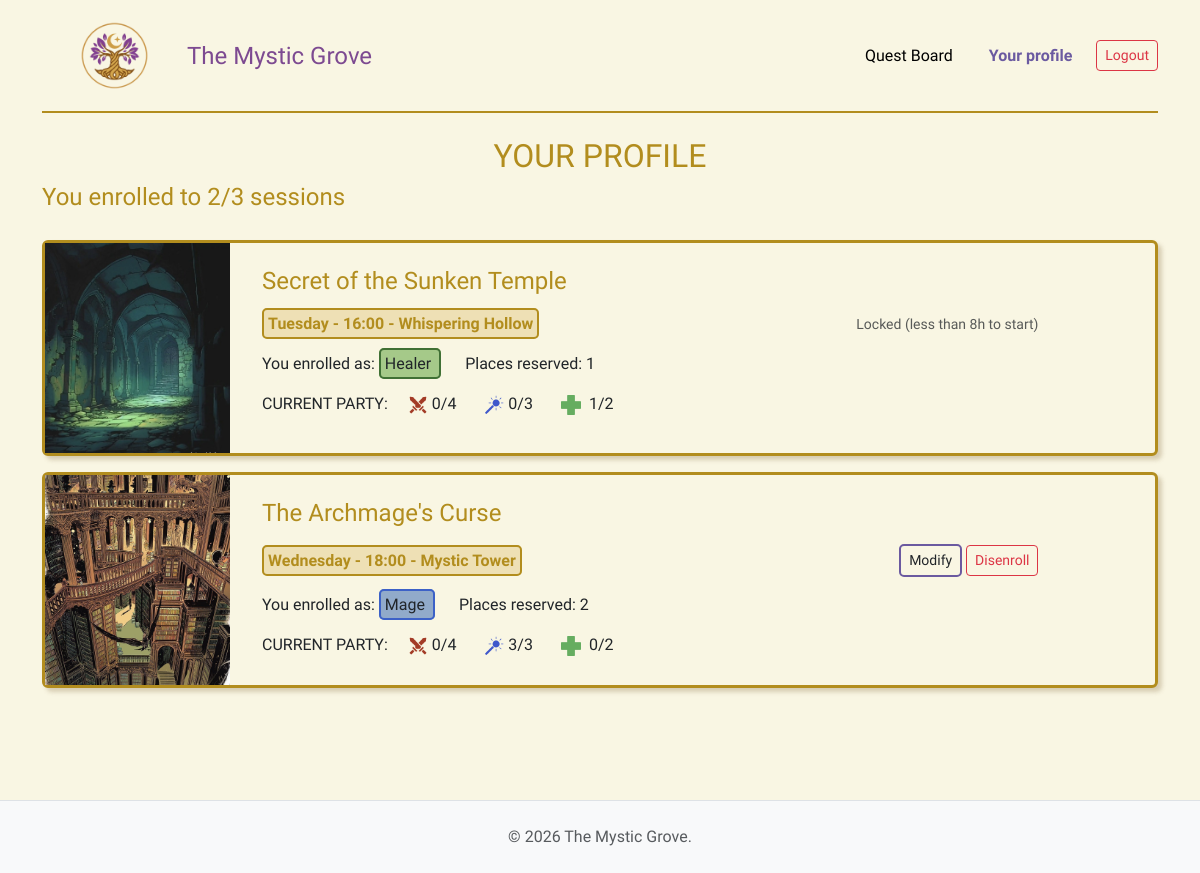
Page /profile_user (signed in) on the committed database.
### tables this page shows
CREATE TABLE "enrollments" (
	"id"	INTEGER NOT NULL,
	"user_id"	INTEGER NOT NULL,
	"session_id"	INTEGER NOT NULL,
	"class"	TEXT NOT NULL,
	"places"	INTEGER,
	PRIMARY KEY("id" AUTOINCREMENT),
	FOREIGN KEY("session_id") REFERENCES "quest_sessions"("id"),
	FOREIGN KEY("user_id") REFERENCES "users"("id")
);

CREATE TABLE "quests" (
	"id"	INTEGER NOT NULL,
	"title"	TEXT NOT NULL,
	"duration_min"	INTEGER NOT NULL,
	"quest_type"	TEXT NOT NULL,
	"difficulty"	TEXT NOT NULL,
	"description"	TEXT NOT NULL,
	"quest_img"	TEXT NOT NULL,
	PRIMARY KEY("id" AUTOINCREMENT)
);

CREATE TABLE "quest_sessions" (
	"id"	INTEGER NOT NULL,
	"quest_id"	INTEGER NOT NULL,
	"day"	TEXT NOT NULL,
	"start_time"	TEXT NOT NULL,
	"location"	TEXT NOT NULL,
	PRIMARY KEY("id" AUTOINCREMENT),
	FOREIGN KEY("quest_id") REFERENCES "quests"("id")
);

### app.py (the view)
@app.route("/profile_user")
@login_required
def profile_user():
    if current_user.role != 'adventurer':
        flash("You are not allowed to perform this action.", "danger")
        return redirect(url_for('home'))
    db_enrollments = enrollments_dao.get_enrollments_by_user(current_user.id)
    current_minutes = day_time_to_minutes(SIMULATED_CURRENT_TIME['day'], SIMULATED_CURRENT_TIME['time'])
    enrollments_list = []
    for e in db_enrollments:
        e_dict = dict(e)
        taken = enrollments_dao.get_places_taken(e['session_id'])
        e_dict['taken_places'] = {
            'warrior': taken['warrior'],
            'mage':  taken['mage'],
            'healer':  taken['healer']
        }
        session_minutes = day_time_to_minutes(e['day'], e['start_time'])
        time_diff = session_minutes - current_minutes
        e_dict['can_be_modified'] = (time_diff > 480)
        enrollments_list.append(e_dict)
    enrolled_count = len(enrollments_list)
    return render_template("profile_user.html", enrollments=enrollments_list, enrolled_count=enrolled_count)

### app.py (called while the page is built)
def day_time_to_minutes(day, time):
    day_index = DAY_TO_INDEX[day]
    parts = time.split(":")
    hours = int(parts[0])
    minutes = int(parts[1])
    return day_index * 24 * 60 + hours *60 + minutes

@login_manager.user_loader
def load_user(user_id):
    db_user = users_dao.get_user_by_id(user_id)
    if db_user is not None:
        user = User(
            id=db_user["id"],
            username=db_user["username"],
            email=db_user["email"],
            password=db_user["password"],
            role=db_user["role"],
        )
    else:
        user = None
    return user

### enrollments_dao.py (called while the page is built)
def get_places_taken(p_session_id):
    query = """
        SELECT class, SUM(places) as places
        FROM enrollments
        WHERE session_id = ?
        GROUP BY class
    """
    conn = sqlite3.connect(DB_PATH)
    conn.row_factory = sqlite3.Row
    cursor = conn.cursor()
    cursor.execute(query, (p_session_id,))
    rows = cursor.fetchall()
    cursor.close()
    conn.close()
    places = {"warrior": 0, "mage": 0, "healer": 0}
    for r in rows:
        places[r["class"]] = r["places"]
    return places

### users_dao.py (called while the page is built)
def get_user_by_id(p_id):
    query = "SELECT * FROM users WHERE id = ?"
    conn = sqlite3.connect(DB_PATH)
    conn.row_factory = sqlite3.Row
    cursor = conn.cursor()
    cursor.execute(query, (p_id,))
    db_user = cursor.fetchone()
    conn.commit()
    cursor.close()
    conn.close()
    return db_user

### templates/profile_user.html (shortened to what this page needs)
{% extends "base.html" %}
{% block content %}
<header class="col-12">
    <h2 class="text-center gold">YOUR PROFILE</h2>
    <h4 class="mb-1 gold">You enrolled to {{enrolled_count}}/3 sessions</h4>
</header>
<div class="enrollments-container">
    {% for enrollment in enrollments %}
    <div class="col-12 card quest-card mb-3 col-md-12">
        <div class="row g-0">
            <div class="col-md-2">
                <img src="{{ url_for('static', filename=enrollment.quest_img) }}"
                    alt="{{ enrollment.title }}"
                    class="quest-profile-img">
            </div>
            <div class="col-md-9 ps-2">
                <div class="card-body p-4">
                    <h4 class="mb-3 gold">
                        <a href="{{ url_for('quest_session', session_id=enrollment.session_id) }}" class="text-decoration-none hover-underline gold">
                            {{ enrollment.title }}
                        </a>
                   </h4>
                        <div class="row align-items-center mb-3">
                            <div class="col-md-8">
                                <span
                                    class=" badge-gold p-1 fw-semibold me-4 ">{{
                                    enrollment.day | capitalize }} - {{
                                    enrollment.start_time }} - {{
                                    enrollment.location }} </span>
                            </div>
                            <div class="col-md-4 text-end">
                                {% if enrollment.can_be_modified %}
                                <button type="button" class="btn btn-sm btn-purple toggle-edit-btn" data-session-id="{{ enrollment.session_id }}">Modify</button>
                                <form
                                    action="{{ url_for('delete_enrollment', session_id=enrollment.session_id, id = enrollment.id) }}"
                                    method="post" class="d-inline">
                                    <button type="submit"
                                        class="btn btn-sm btn-outline-danger">Disenroll</button>
                                </form>
                                {% else %}
                                    <small class="text-muted">Locked (less than 8h to start)</small>
                                {% endif %}
                            </div>
                        </div>
                        <div class="mb-3">
                            <span> You enrolled as: </span>
                            <span class="p-1 me-4 badge-{{enrollment.class}}">{{
                                enrollment.class | capitalize }}
                            </span>
                            <span> Places reserved: {{enrollment.places}}</span>
                        </div>
                        <div>
                            <span class="  me-3"> CURRENT PARTY: </span>
                            <span class=" me-4">
                                <img
                                    src="{{ url_for('static', filename='images/warrior_icon.png') }}"
                                    alt="Warrior" class="class-icon-small">
                                {{enrollment.taken_places.warrior }}/4</span>
                            <span class="  me-4"> <img
                                    src="{{ url_for('static', filename='images/mage_icon.png') }}"
                                    alt="Mage" class="class-icon-small">
                                {{
                                enrollment.taken_places.mage }}/3</span>
                            <span class="  "><img
                                    src="{{ url_for('static', filename='images/healer_icon.png') }}"
                                    alt="Healer"
                                    class="class-icon-small pe-2">{{
                                enrollment.taken_places.healer }}/2</span>
                        </div>
                </div>
            </div>
        </div>
    </div>
    {% endfor %}
</div>
{% endblock %}

### static/css/styles.css (style rules this page uses)
body { font-family: "Philosopher", serif; font-weight: 400; background-color: #f9f6e3; color: #251e3a; }
h1, h2, h3, h4, h5, .navbar-guild-title { font-family: "Rye", serif; font-weight: 400; font-style: normal; }
.gold { color: #b28d1e; }
.quest-card { border: 3px solid #b28d1e !important; background-color: #f9f6e3 !important; box-shadow: 4px 4px 4px rgba(139, 111, 71, 0.3) !important; }
.btn-details, .btn-purple { border: 2px solid #6b5aa0 !important; border-radius: 5px; }
.badge-gold { border: 2.5px solid #b28d1e; background-color: #eee0b5 ; color: #b28d1e ; border-radius: 5px; }
.badge-mage { background-color: #91aaca ; border: 2.5px solid #3c61c7; border-radius: 5px; }
.badge-healer { background-color: #a5c989 ; border: 2.5px solid #407035; border-radius: 5px; }
.quest-profile-img { width: 100%; height: 210px; object-fit: cover; }
.class-icon-small { height: 20px; }

### rows in the picture
enrollments: quest_img (picture), title "Secret of the Sunken Temple", day "Tuesday", start_time "16:00", location "Whispering Hollow", shows "Locked (less than 8h to start)", class "Healer", places "1", taken_places.warrior "0", taken_places.mage "0", taken_places.healer "1"
enrollments: quest_img (picture), title "The Archmage's Curse", day "Wednesday", start_time "18:00", location "Mystic Tower", class "Mage", places "2", taken_places.warrior "0", taken_places.mage "3", taken_places.healer "0"

### other values in the picture
{{ enrolled_count }} "2"
